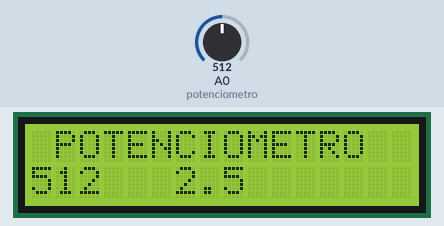
A sketch run on a simulated Arduino Uno, built with avr-gcc and run on an emulated ATmega328P. Parts: 16×2 character LCD. Inputs (shaded band) come from the test bench; at power-on: A0 (potenciometro) = 512. What the sketch prints to the serial monitor is not drawn.

Above: at 2.2 s.
2.3 s: A0 (potenciometro) set to 716
At 4.3 s:
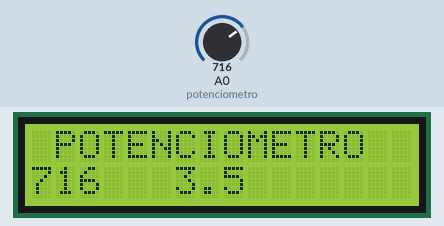
4.6 s: A0 (potenciometro) set to 900
At 5.5 s:
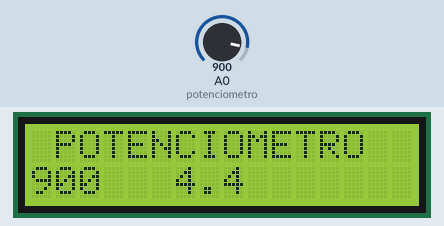
6.7 s: A0 (potenciometro) set to 1023
At 7.8 s:
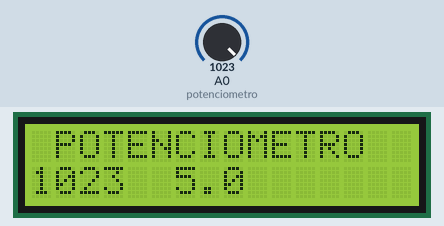
Timing chart, 0 to 9.7 s (numbered marks = the images above; inputs shaded):
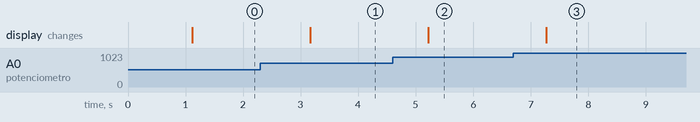

Measured:
- after the input at 2.3 s, the display: changes after 0.87 s (image 1)
- after the input at 4.6 s, the display: changes after 0.62 s (image 2)
- after the input at 6.7 s, the display: changes after 0.57 s (image 3)

The sketch:

Display_04.ino
```cpp
/*                        +  -                                        +  -
                          *  *    *  *  *  *  *      *  *  *  *  *    *  *
                          *  *    *  *  *  *  *      *  *  +-----+    *  *
                          *  * +----[PWR]------------------| USB |--+ *  *
                          *  * |                           +-----+  | *  *
                          *  * |         GND/RST2 [ ][ ]            | *  *
                          *  * |       MOSI2/SCK2 [ ][ ]  A5/SCL[ ] | *  *
                          *  * |          5V/MISO2[ ][ ]  A4/SDA[ ] | *  *
                          *  * |                            AREF[ ] | *  *
                          *  * |                             GND[ ] | *  *
                          *  * | [ ]N/C                   SCK/13[ ] | *  *
                          *  * | [ ]IOREF                MISO/12[ ] | *  *
                          *  * | [ ]RST                  MOSI/11[ ]~| *  *
                          *  * | [ ]3V3    +---+              10[ ]~| *  *
                          0------[0]5v    -| A |-              9[ ]~| *  *
                          *  * | [ ]GND   -| R |-              8[ ] | *  *
                          *  0---[0]GND   -| D |-                   | *  *
                          *  * | [ ]Vin   -| U |-              7[ ] | *  *
                          *  * |          -| I |-              6[ ]~| *  *
                          *  * | [ ]A0    -| N |-              5[ ]~| *  *
                          *  * | [ ]A1    -| O |-              4[ ] | *  *
                          *  * | [ ]A2     +---+          INT1/3[ ]~| *  *
                          *  * | [ ]A3                    INT0/2[ ] | *  *
        -------------------------[0]A4/SDA  RST SCK MISO    TX>1[ ] | *  *
       /  -----------------------[0]A5/SCL  [ ] [ ] [ ]     RX<0[ ] | *  *
       |  /               *  * |            [ ] [ ] [ ]             | *  *
       |  |               *  * |  UNO_R3    GND MOSI 5V ____________/ *  *
       |  |               *  * \______________________/               *  *
       |  |               *  *    *  *  *  *  *      *  *  *  *  *    *  *
       |  \                           ̣̣________________________________
       |   ----------------------0---/ SCL                            \
       \             pin A5          |                                 |
        -------------------------0---| SDA                             |
 pin A4                              |                 I2C            ----|]
                          0------0---| Vcc 5v                         ----|]
                                     |                                 |
                          *  0---0---| GND                             |
                                     \_****************_______________/
                          *  *    *  * |||||||||||||||| *  *  *  *    *  *
                          *  *    *  * |||||||||||||||| *  *  *  *    *  *
						  *  *    *  * ||||||||||||||||__________________________________________________
						  *  *    *  | ****************                                                 |
                          *  *    *  |  /-----------------------------------------------------------\   |
						  *  *    *  |  |                                                            |  |
                          *  *    *  |  |                                                            |  |
						  *  *    *  |  |                                                            |  |
                          *  *    *  |  |                     2 x 16                                 |  |
						  *  *    *  |  |                                                            |  |
                          *  *    *  |  |                                                            |  |
						  *  *    *  |  |                                                            |  |
                          *  *    *  |  \-----------------------------------------------------------/   |
						  *  *    *  |__________________________________________________________________|
                          *  *    *  *  *  *  *      *  *  *  *  *    *  *
                          *  *    *  *  *  *  *      *  *  *  *  *    *  *
					      *  0    *  *  *  *  *       *  *  *  *  *    *  0
		    pin GND---------/ \------------------------------------------/ - GND
			              *  *    *  *  *  *  *       *  *  *  *  *    *  *
					      0  *    *  *  *  *  *       *  *  *  *  *    0  *
		    pin 5v-------/ \------------------------------------------/+ 5v

Adaptador LCD a I2C   |   Arduino Uno, Nano, Mini.   |   Arduino Mega , DUE   |   Arduino Leonardo    |
          GND         |           GND                |         GND            |           GND         |
          VCC         |           5 volts            |         5 volts        |           5 volts     |
          SDA         |           pin A4             |         pin 20         |           pin 2       |
          SCL         |           pin A5             |         pin 21         |           pin 3       |
La librería LiquidCrystal_I2C dispone de métodos similares (algunos idénticos) a los de la librería oficial.

    LiquidCrystal_I2C() – Constructor de la clase, configura el hardware.
    init() – Prepara el LCD para su uso.
    clear() – Borra todos los caracteres de la pantalla LCD.
    setCursor(col, row) – Permite mover el cursor a la posición indicada en sus parámetros.
    print() – Imprime una variable o literal en la pantalla
    scrollDisplayLeft() y scrollDisplayRight() – Recorre el contenido de la pantalla a la izquierda o a la derecha
    backlight() y noBacklight() – Métodos para encender / apagar la iluminación de fondo
    createChar(num, data) –  Crear un carácter definido por el usuario en la memoria del controlador de pantalla
    */

#include  <Wire.h>
#include  <LiquidCrystal_I2C.h>

//#define I2C_ADDR    0x27
//LiquidCrystal_I2C lcd(I2C_ADDR,2, 1, 0, 4, 5, 6, 7);
LiquidCrystal_I2C lcd(0x27, 2, 1, 0, 4, 5, 6, 7, 3, POSITIVE);
unsigned int val ;
int potenciometro =A0;
float volts;

void setup()
{
  Serial.begin(9600);
  pinMode(potenciometro,INPUT);
  // Indicar a la libreria que tenemos conectada una pantalla de 16x2
  lcd.begin(16, 2);
  // Mover el cursor a la primera posición de la pantalla (0, 0)
  lcd.home ();
  // Imprimir "UTN 2019" en la primera linea
  lcd.print("UTN 2019");
  // Mover el cursor a la segunda linea (1) primera columna
  lcd.setCursor ( 0, 1 );
  // Imprimir Elec.& arduino en la segunda linea
  lcd.print("Elec.& arduino");
  // Esperar un segundo
  delay(1000);
}

void loop()
{
   // Actualizar la pantalla completa cada segundo
  lcd.clear();
  // Imprimir encabezado
  lcd.print(" POTENCIOMETRO  ");

  // Realizar la lectura analogica en A0
  val = analogRead(A0);///////entrada de potenciometro
  // Convertir a voltaje
  volts = (val * 5.0) / 1024.0;
  Serial.print  ("valor del pote 10 bits:" +String(val));
  Serial.println("   valor en volts     :" +String(volts));
  // Imprimir valores en la segunda linea
  lcd.setCursor(0, 1);
  lcd.print(val);
  // Imprimir el voltaje en la segunda linea, despues del valor del ADC
  lcd.setCursor(6, 1);
  lcd.print(volts, 1);

  // Esperar un segundo antes de continuar
  delay (1000);
}
```
